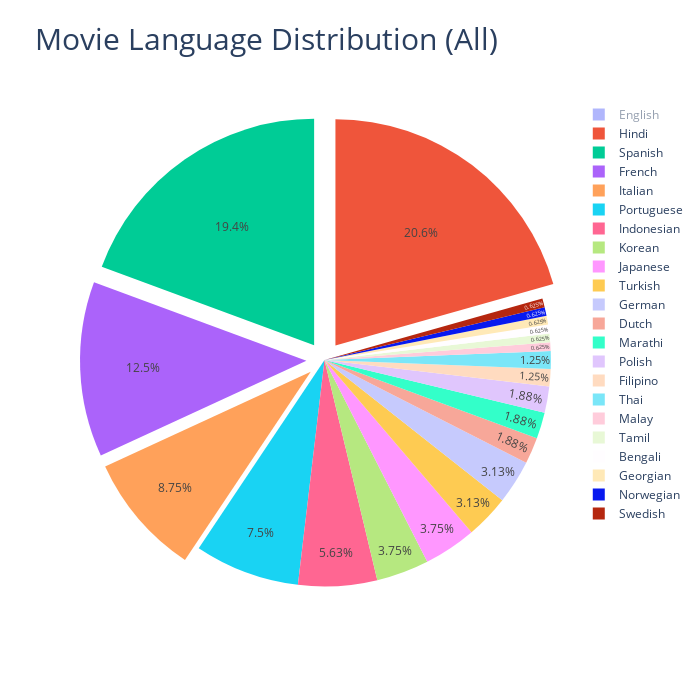

The cell this chart's notebook holds for it:
### Markdown cell above
### Plot with all laguages

### Code cell
# summerize the count and language for ploting
count_all = [401,31,33,14,12,9,1,3,20,2,6,5,3,1,1,1,5,6,1,3,1,2]
languages_all = ["English","Spanish","Hindi","Italian","Portuguese","Indonesian","Malay","Dutch","French","Filipino","Korean","Turkish",
                "Marathi", "Tamil", "Bengali", "Georgian", "German", "Japanese", "Norwegian","Polish", "Swedish", "Thai"]

# plot the pie chart with all laguages
fig = px.pie(df, values=count_all, names=languages_all, title = "Movie Language Distribution (All)", width=700, height=700)
fig.update_traces(textposition = 'inside', textinfo="percent", pull=[0.0,0.08,0.08,0.08,0,0,0,0, 0.08, 0])
fig.update_layout(title_font_size = 30)
py.iplot(fig)

### Figure 1 — Plotly figure (JSON) as saved in the notebook; plotly's stock layout.template omitted (floating-point values rounded to 4 significant figures)
{"data": [{"domain": {"x": [0, 1], "y": [0, 1]}, "hovertemplate": "label=%{label}<br>value=%{value}<extra></extra>", "labels": ["English", "Spanish", "Hindi", "Italian", "Portuguese", "Indonesian", "Malay", "Dutch", "French", "Filipino", "Korean", "Turkish", "Marathi", "Tamil", "Bengali", "Georgian", "German", "Japanese", "Norwegian", "Polish", "Swedish", "Thai"], "legendgroup": "", "name": "", "pull": [0, 0.08, 0.08, 0.08, 0, 0, 0, 0, 0.08, 0], "showlegend": true, "textinfo": "percent", "textposition": "inside", "type": "pie", "values": [401, 31, 33, 14, 12, 9, 1, 3, 20, 2, 6, 5, 3, 1, 1, 1, 5, 6, 1, 3, 1, 2]}], "layout": {"height": 700, "hiddenlabels": ["English"], "legend": {"tracegroupgap": 0}, "title": {"font": {"size": 30}, "text": "Movie Language Distribution (All)"}, "width": 700}}
